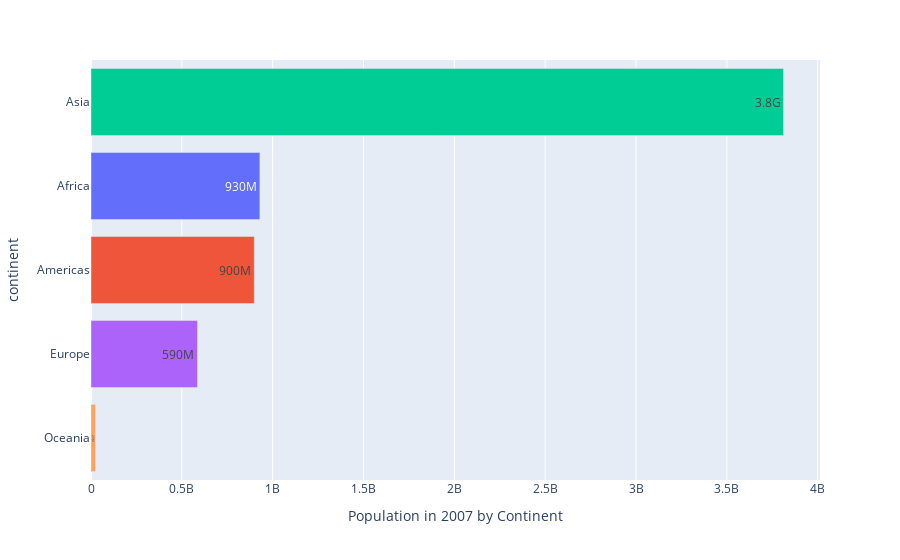

Notebook code for this chart:
### Code cell
# YOUR CODE HERE

### Figure 1 — Plotly figure (JSON) as saved in the notebook; plotly's stock layout.template omitted (floating-point values rounded to 4 significant figures)
{"data": [{"hovertemplate": "continent=%{y}<br>pop=%{text}<extra></extra>", "legendgroup": "Africa", "marker": {"color": "#636efa", "pattern": {"shape": ""}}, "name": "Africa", "orientation": "h", "showlegend": true, "text": [929500000.0], "textposition": "inside", "texttemplate": "%{text:.2s}", "type": "bar", "x": [929539692], "xaxis": "x", "y": ["Africa"], "yaxis": "y"}, {"hovertemplate": "continent=%{y}<br>pop=%{text}<extra></extra>", "legendgroup": "Americas", "marker": {"color": "#EF553B", "pattern": {"shape": ""}}, "name": "Americas", "orientation": "h", "showlegend": true, "text": [898900000.0], "textposition": "inside", "texttemplate": "%{text:.2s}", "type": "bar", "x": [898871184], "xaxis": "x", "y": ["Americas"], "yaxis": "y"}, {"hovertemplate": "continent=%{y}<br>pop=%{text}<extra></extra>", "legendgroup": "Asia", "marker": {"color": "#00cc96", "pattern": {"shape": ""}}, "name": "Asia", "orientation": "h", "showlegend": true, "text": [3812000000.0], "textposition": "inside", "texttemplate": "%{text:.2s}", "type": "bar", "x": [3811953827], "xaxis": "x", "y": ["Asia"], "yaxis": "y"}, {"hovertemplate": "continent=%{y}<br>pop=%{text}<extra></extra>", "legendgroup": "Europe", "marker": {"color": "#ab63fa", "pattern": {"shape": ""}}, "name": "Europe", "orientation": "h", "showlegend": true, "text": [586100000.0], "textposition": "inside", "texttemplate": "%{text:.2s}", "type": "bar", "x": [586098529], "xaxis": "x", "y": ["Europe"], "yaxis": "y"}, {"hovertemplate": "continent=%{y}<br>pop=%{text}<extra></extra>", "legendgroup": "Oceania", "marker": {"color": "#FFA15A", "pattern": {"shape": ""}}, "name": "Oceania", "orientation": "h", "showlegend": true, "text": [24550000.0], "textposition": "inside", "texttemplate": "%{text:.2s}", "type": "bar", "x": [24549947], "xaxis": "x", "y": ["Oceania"], "yaxis": "y"}], "layout": {"barmode": "relative", "legend": {"title": {"text": "continent"}, "tracegroupgap": 0}, "margin": {"t": 60}, "showlegend": false, "title": {"x": 0.5}, "xaxis": {"anchor": "y", "domain": [0, 1], "title": {"text": "Population in 2007 by Continent"}}, "yaxis": {"anchor": "x", "categoryarray": ["Oceania", "Europe", "Asia", "Americas", "Africa"], "categoryorder": "total ascending", "domain": [0, 1], "title": {"text": "continent"}}}}
